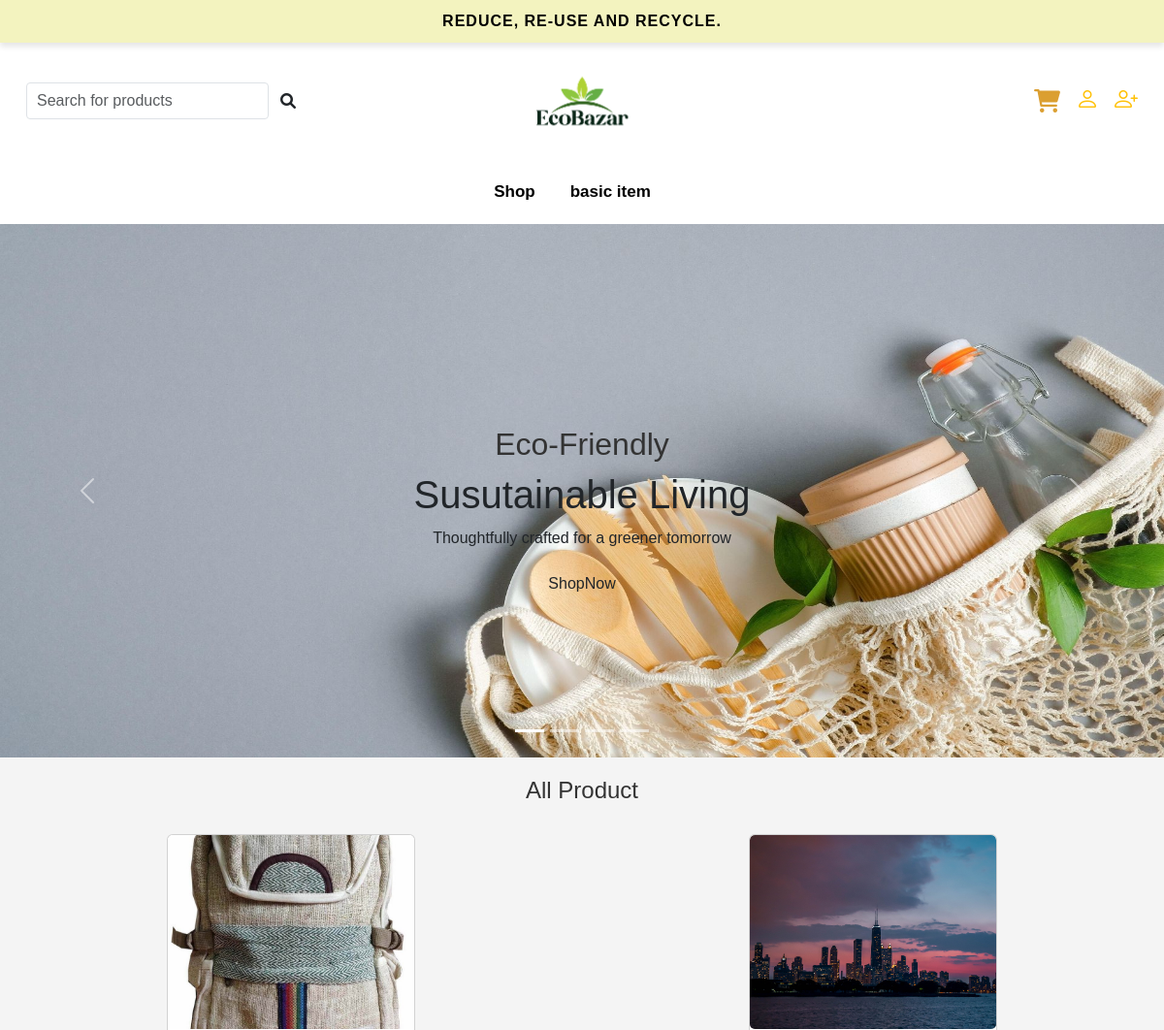
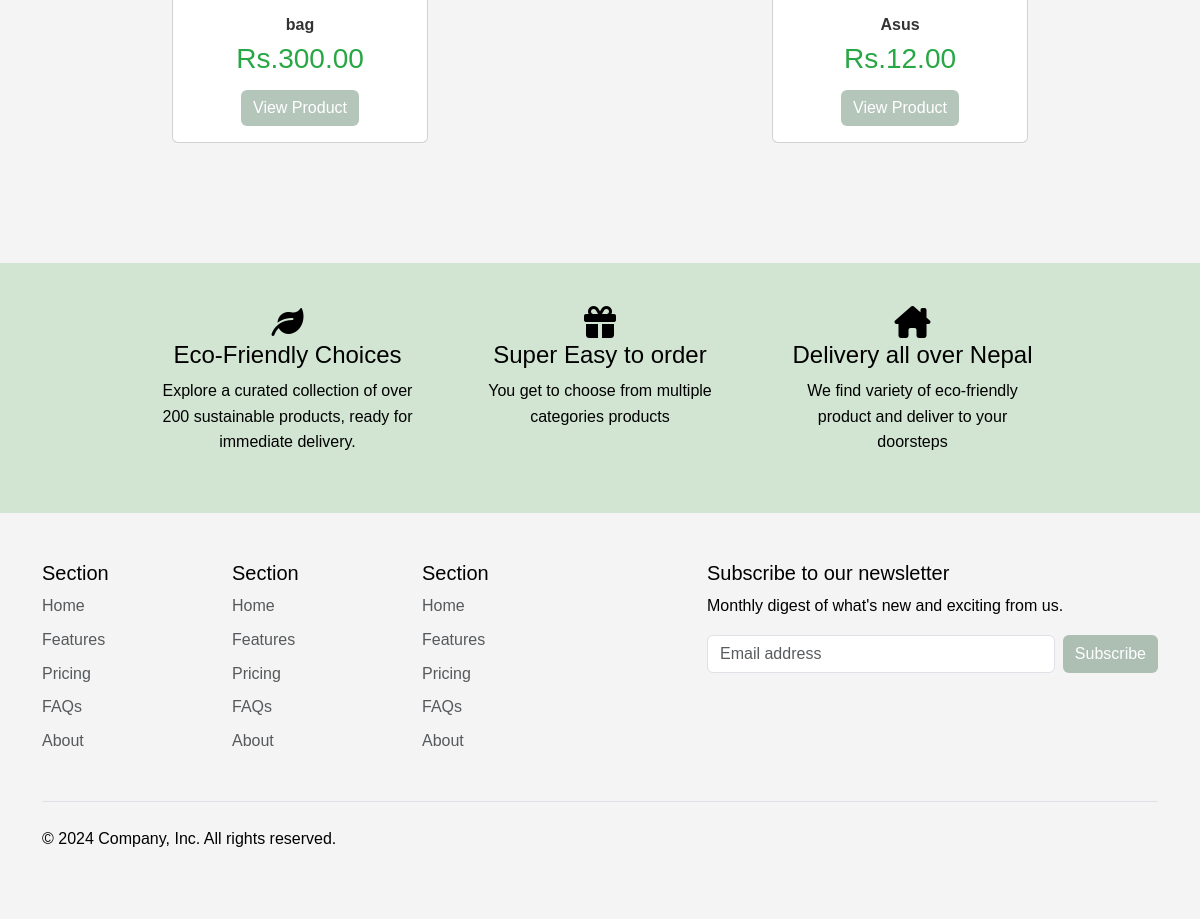
The page / on the database its author committed (2 pictures, top to bottom).
### products/models.py (models this page shows, shortened)
class Category(models.Model):
    category_name=models.CharField(max_length=100,unique=True)
    created_at=models.DateTimeField(auto_now_add=True)

class Product(models.Model):
    product_name=models.CharField(max_length=100)
    product_price=models.DecimalField(max_digits=10, decimal_places=2)
    stock=models.IntegerField()
    product_description=models.TextField()
    product_image=models.FileField(upload_to='static/uploads',null=True)
    created_at=models.DateTimeField(auto_now_add=True)
    category=models.ForeignKey(Category,related_name='products',on_delete=models.CASCADE ,null=True)

### users/views.py (the view)
# urls.py: path('', index, name='index'),
def index(request):
    products = Product.objects.all().order_by('-id')
    categories = Category.objects.all()
    context = {
        'products': products,
        'categories': categories
    }
    return render(request, 'users/index.html', context)

### users/templates/users/index.html (shortened to what this page needs)
<!DOCTYPE html>
<html lang="en">
<head>
</head>
{% extends 'layouts.html' %}
{% load static %}
{% load crispy_forms_tags %}
{% block main-content %}
{% include 'users/header.html' %}
<section>
  <div id="carouselExampleCaptions" class="carousel slide">
    <div class="carousel-indicators">
      <button type="button" data-bs-target="#carouselExampleCaptions" data-bs-slide-to="0" class="active"
        aria-current="true" aria-label="Slide 1"></button>
      <button type="button" data-bs-target="#carouselExampleCaptions" data-bs-slide-to="1"
        aria-label="Slide 2"></button>
      <button type="button" data-bs-target="#carouselExampleCaptions" data-bs-slide-to="2"
        aria-label="Slide 3"></button>
      <button type="button" data-bs-target="#carouselExampleCaptions" data-bs-slide-to="3"
        aria-label="Slide 4"></button>
    </div>
    <div class="carousel-inner">
      <div class="carousel-item active">
        <div class="carousel-caption d-flex  d-md-block ">
          <h2 class="colors">Eco-Friendly</h2>
          <h1 class="text-dark">Susutainable Living</h1>
          <p class="text-dark">Thoughtfully crafted for a greener tomorrow</p>
          <button type="button" class="btn colors">ShopNow</button>
        </div>
      </div>
      <div class="carousel-item active">
        <div class="carousel-caption d-flex align-items-center justify-content-center d-md-block ">
          <h2 class="colors">Eco-Friendly</h2>
          <h1 class="text-dark">Susutainable Living</h1>
          <p class="text-dark">Thoughtfully crafted for a greener tomorrow</p>
          <button type="button" class="btn colors">ShopNow</button>
        </div>
      </div>
      <div class="carousel-item active">
        <img src="{% static 'images/banner-1.jfif' %}" class="d-block w-100" alt="..." height="550px" style="opacity: 150%;">
        <div class="carousel-caption d-flex align-items-center justify-content-center d-md-block ">
          <h2 class="colors">Eco-Friendly</h2>
          <h1 class="text-dark">Susutainable Living</h1>
          <p class="text-dark">Thoughtfully crafted for a greener tomorrow</p>
          <button type="button" class="btn colors">ShopNow</button>
        </div>
      </div>
    </div>
    <button class="carousel-control-prev" type="button" data-bs-target="#carouselExampleCaptions"
      data-bs-slide="prev">
      <span class="carousel-control-prev-icon" aria-hidden="true"></span>
    </button>
    <button class="carousel-control-next" type="button" data-bs-target="#carouselExampleCaptions"
      data-bs-slide="next">
      <span class="carousel-control-next-icon" aria-hidden="true"></span>
    </button>
  </div>
</section>
<link href="https://cdnjs.cloudflare.com/ajax/libs/font-awesome/6.0.0-beta3/css/all.min.css" rel="stylesheet">
<h3 class="f">All Product</h3>
<div class="container-fluid">
  <div class="row row-cols-1 row-cols-md-4 row-lg-3">
    {% for item in products %}
      <div class="col">
        <div class="card">
          <img src="/{{ item.product_image }}" class="card-img" alt="{{ item.product_name }}">
          <div class="card-body">
            <h5 class="card-title">{{ item.product_name }}</h5>
            <h3>Rs.{{ item.product_price }}</h3>
            <a href="/productdetails/{{ item.id }}" class="btn btn-primary">View Product</a>
          </div>
        </div>
      </div>
    {% endfor %}
  </div>
</div>
<section class="mid">
  <div class="mid-1">
      <div class="mid-2">
        <i class="fa-solid fa-leaf"></i>
      </div>
      <h4>Eco-Friendly Choices</h4>
      <p>Explore a curated collection of over 200 sustainable products, ready for immediate delivery.</p>
  </div>
  <div class="mid-1">
      <div class="mid-2">
          <i class="fa-solid fa-gift"></i>
      </div>
      <h4>Super Easy to order</h4>
      <p>You get to choose from multiple  categories products</p>
  </div>
  <div class="mid-1">
      <div class="mid-2">
          <i class="fa-solid fa-house-chimney"></i>
      </div>
      <h4>Delivery all over Nepal</h4>
      <p>We find variety of eco-friendly product and deliver to your doorsteps</p>
  </div>
</section>
{% include 'users/footer.html' %}
{% endblock %}

### templates/layouts.html (shortened to what this page needs)
{% load static %}
<!DOCTYPE html>
<html lang="en">
<head>
    {% load static %}
    <link href="https://cdn.jsdelivr.net/npm/bootstrap@5.3.3/dist/css/bootstrap.min.css" rel="stylesheet">
    <link rel="stylesheet" href="https://cdnjs.cloudflare.com/ajax/libs/font-awesome/6.7.1/css/all.min.css" />
     <link rel="stylesheet" href="{% static 'css/app.css' %}">
     <link href="https://cdn.jsdelivr.net/npm/bootstrap-icons/font/bootstrap-icons.css" rel="stylesheet">
</head>
<body>
    {% block main-content %}
    {% endblock %}
</body>
</html>

### users/templates/users/header.html (shortened to what this page needs)
{% load static %}
<!DOCTYPE html>
<html lang="en">
<head>
</head>
<body id="top">
<nav class="navbar navbar-first">
  <div class="container-fluid">
    <span class="navbar-text mx-auto">Reduce, Re-use and Recycle.</span>
  </div>
</nav>
<nav class="navbar navbar-second">
  <div class="container-fluid d-flex justify-content-between align-items-center">
    <form class="d-flex" action="" method="get">
      <input class="form-control search-input" type="search" name="q" placeholder="Search for products" aria-label="Search" required>
      <button class="btn search-btn" type="submit">
        <i class="fa fa-search"></i>
      </button>
    </form>
    <div class="navbar-logo d-flex justify-content-center align-items-center">
      <a href="">
        <img src="{% static 'images/logo.png' %}" alt="Eco-Bazaar Logo" class="d-inline-block align-text-top">
      </a>
    </div>
    <div class="d-flex ms-auto">
<a href="/cart" class="fas fa-shopping-cart me-3 text-decoration-none" title="Shopping Cart">
</a>
      <div class="text-end d-flex align-items-center justify-content-end gap-3">
        {% if user.is_authenticated %}
            <a href="/logout" class="text-danger fs-4" title="Log Out">
                <i class="bi bi-box-arrow-right"></i>
            </a>
        {% else %}
            <a href="/login" class="text-warning fs-4" title="Login">
                <i class="bi bi-person"></i>
            </a>
            <a href="/register" class="text-warning fs-4" title="Sign-Up">
                <i class="bi bi-person-plus"></i>
            </a>
        {% endif %}
    </div>
  </div>
</nav>
<nav class="navbar navbar-third navbar-expand-lg">
  <div class="container-fluid">
    <div class="navbar-nav mx-auto">
      <a href='/' class="nav-link">Shop</a>
      {% for category in categories %}
        <a href="{% url 'products:category_product' category.id %}" class="nav-link">{{ category.category_name }}</a>
      {% endfor %}
    </div>
  </div>
</nav>
</body>
</html>

### users/templates/users/footer.html (shortened to what this page needs)
<div class="container">
  <footer class="py-5">
    <div class="row">
      <div class="col-6 col-md-2 mb-3">
        <h5>Section</h5>
        <ul class="nav flex-column">
          <li class="nav-item mb-2"><a href="#" class="nav-link p-0 text-body-secondary">Home</a></li>
          <li class="nav-item mb-2"><a href="#" class="nav-link p-0 text-body-secondary">Features</a></li>
          <li class="nav-item mb-2"><a href="#" class="nav-link p-0 text-body-secondary">Pricing</a></li>
          <li class="nav-item mb-2"><a href="#" class="nav-link p-0 text-body-secondary">FAQs</a></li>
          <li class="nav-item mb-2"><a href="#" class="nav-link p-0 text-body-secondary">About</a></li>
        </ul>
      </div>
      <div class="col-6 col-md-2 mb-3">
        <h5>Section</h5>
        <ul class="nav flex-column">
          <li class="nav-item mb-2"><a href="#" class="nav-link p-0 text-body-secondary">Home</a></li>
          <li class="nav-item mb-2"><a href="#" class="nav-link p-0 text-body-secondary">Features</a></li>
          <li class="nav-item mb-2"><a href="#" class="nav-link p-0 text-body-secondary">Pricing</a></li>
          <li class="nav-item mb-2"><a href="#" class="nav-link p-0 text-body-secondary">FAQs</a></li>
          <li class="nav-item mb-2"><a href="#" class="nav-link p-0 text-body-secondary">About</a></li>
        </ul>
      </div>
      <div class="col-6 col-md-2 mb-3">
        <h5>Section</h5>
        <ul class="nav flex-column">
          <li class="nav-item mb-2"><a href="#" class="nav-link p-0 text-body-secondary">Home</a></li>
          <li class="nav-item mb-2"><a href="#" class="nav-link p-0 text-body-secondary">Features</a></li>
          <li class="nav-item mb-2"><a href="#" class="nav-link p-0 text-body-secondary">Pricing</a></li>
          <li class="nav-item mb-2"><a href="#" class="nav-link p-0 text-body-secondary">FAQs</a></li>
          <li class="nav-item mb-2"><a href="#" class="nav-link p-0 text-body-secondary">About</a></li>
        </ul>
      </div>
      <div class="col-md-5 offset-md-1 mb-3">
        <form>
          <h5>Subscribe to our newsletter</h5>
          <p>Monthly digest of what's new and exciting from us.</p>
          <div class="d-flex flex-column flex-sm-row w-100 gap-2">
            <input id="newsletter1" type="text" class="form-control" placeholder="Email address">
            <button class="btn btn-primary" type="button">Subscribe</button>
          </div>
        </form>
      </div>
    </div>
    <div class="d-flex flex-column flex-sm-row justify-content-between py-4 my-4 border-top">
      <p>&copy; 2024 Company, Inc. All rights reserved.</p>
      <ul class="list-unstyled d-flex">
        <li class="ms-3"><a class="link-body-emphasis" href="#"><svg class="bi" width="24" height="24"><use xlink:href="#twitter"/></svg></a></li>
        <li class="ms-3"><a class="link-body-emphasis" href="#"><svg class="bi" width="24" height="24"><use xlink:href="#instagram"/></svg></a></li>
        <li class="ms-3"><a class="link-body-emphasis" href="#"><svg class="bi" width="24" height="24"><use xlink:href="#facebook"/></svg></a></li>
      </ul>
    </div>
  </footer>
</div>

### static/css/app.css (style rules this page uses)
body { font-family: 'Arial', sans-serif; margin: 0; padding: 0; color: black; line-height: 1.6; }
body { font-family: Arial, sans-serif; background-color: #f4f4f4; margin: 0; padding: 0; }
h2 { text-align: center; color: #333; }
button { padding: 10px 20px; font-size: 16px; background-color: #4CAF50; color: white; border: none; border-radius: 5px; cursor: pointer; }

### users/templates/users/index.html (style rules this page uses)
.carousel-inner .carousel-caption { position: absolute; top: 55%; left: 50%; transform: translate(-50%, -50%); text-align: center; color: #000; }
.card img { height:200px; }
.card { margin: 10px; }
.mid { height: 250px; padding: 100px; margin-top: 100px; display: flex; flex-wrap: wrap; align-content: center; justify-content: space-evenly; background-color: rgba(85, 173, 92, 0.225); }
.mid-1 { width: 25%; }
.mid-2 > i { width: 100%; font-size: 2rem; text-align: center; }
.mid-1 > p,h4 { text-align: center; }
.carousel-caption { position: absolute; top: 55%; left: 50%; transform: translate(-50%, -50%); text-align: center; color: #000; }
footer { width: 100%; }
body, h3, h5, a, div { margin: 0; padding: 0; box-sizing: border-box; }
body { font-family: Arial, sans-serif; background-color: #f8f9fa; padding: 20px; }
.container-fluid { max-width: 1200px; margin: auto; }
.row { display: flex; flex-wrap: wrap; justify-content: space-around; }
.col { flex: 1 1 calc(25% - 20px); margin: 10px; box-sizing: border-box; }
.card { background-color: #fff; border: 1px solid #ddd; border-radius: 8px; overflow: hidden; transition: transform 0.3s; }
.card-img { width: 100%; height: 200%; object-fit: cover; }
.card-body { padding: 15px; text-align: center; }
.card-title { font-size: 1.2em; margin-bottom: 10px; color: #333; }
.card h3 { color: #28a745; margin-bottom: 15px; }
.btn-primary { background-color: #007bff; border: none; padding: 10px 20px; color: #fff; border-radius: 5px; text-decoration: none; transition: background-color 0.3s; }
.f { text-align: center; text-emphasis-color: rgb(41, 66, 41); color: #333; font-family: 'Arial', sans-serif; font-size: 24px; margin-top: 20px; margin-bottom: 20px; }
.card { transition: transform 0.3s ease, box-shadow 0.3s ease; }
.card-title { font-size: 1rem; font-weight: bold; color: #333; }
.btn-primary { background-color: #063c184c; border: none; }

### users/templates/users/header.html (style rules this page uses)
.navbar-first { background-color: rgb(243, 243, 191); padding-top: 1px; padding-bottom: 1px; box-shadow: 0 4px 6px rgba(0, 0, 0, 0.1); z-index: 1; }
.navbar-first .navbar-text { color: black; font-size: 1rem; font-weight: 600; text-align: center; letter-spacing: 1px; text-transform: uppercase; }
.navbar-second { background-color: white; display: flex; align-items: center; justify-content: space-between; position: relative; height: 120px; padding: 0 15px; border: none; }
.navbar-logo { position: absolute; left: 50%; transform: translateX(-50%); height: 100%; display: flex; align-items: center; }
.navbar-logo img { max-height: 120px; width: auto; }
.navbar-second .search-input { width: 250px; padding-left: 10px; padding-right: 10px; border-radius: 4px; outline: none; }
.navbar-second .search-btn { background-color: transparent; border: none; display: flex; align-items: center; justify-content: center; padding: 8px 12px; cursor: pointer; }
.d-flex a { font-size: 1.8rem; transition: color 0.3s ease; }
.d-flex .fa-shopping-cart, .d-flex .fa-heart, .d-flex .fa-user { color: rgb(219, 159, 49); font-size: 1.5rem; }
.d-flex a { display: flex; align-items: center; justify-content: center; }
.d-flex .me-3 { margin-right: 1rem; position: static; }
.navbar-third { background-color: white; padding: 10px 0; }
.navbar-third .nav-link { font-size: 17px; color: black; padding: 10px 15px; font-weight: bold; margin-right: 20px; }

### rows shown on the page
Category: category_name "basic item"
Product: product_image (picture), product_name "bag", product_price "300.00"
Product: product_image (picture), product_name "Asus", product_price "12.00"
